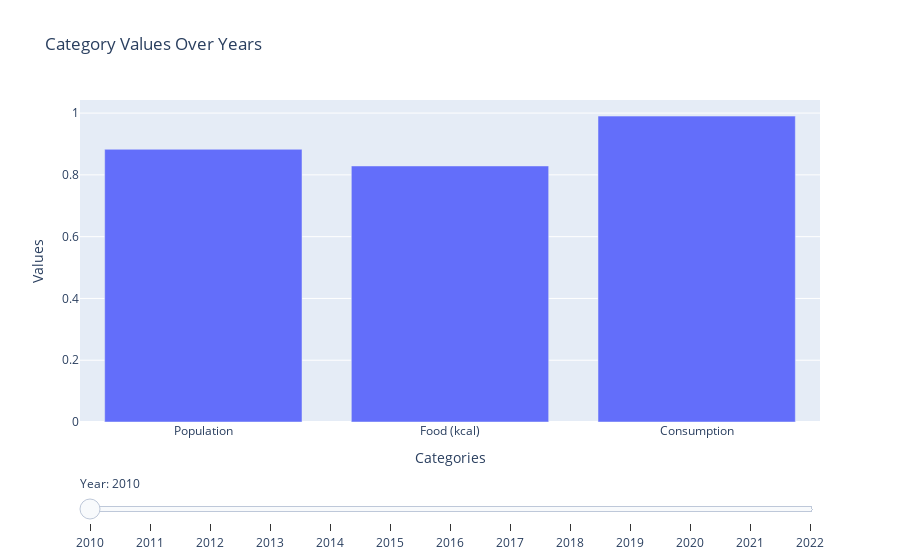

Notebook source saved alongside this figure:
### Code cell
import pandas as pd
import plotly.graph_objects as go
from plotly.subplots import make_subplots
from scipy.stats.mstats import gmean

# Sample DataFrame
df=data[(data['Item']=='Nutrient phosphate P2O5 (total)') & (data['Unit']=='t')].groupby('Year').aggregate({'Population':'sum', 'Food (kcal)':'sum','Consumption':'sum'}).reset_index()
df[['Population','Food (kcal)','Consumption']]=df[['Population','Food (kcal)','Consumption']]/df[['Population','Food (kcal)','Consumption']].max()


#df[['Population', 'Food (kcal)', 'Consumption']]=df[['Population', 'Food (kcal)', 'Consumption']]/gmean(df[['Population', 'Food (kcal)', 'Consumption']], axis=1).reshape((13,1))

# Create figure
fig = go.Figure()

# Add traces for each year
for year in df['Year']:
    fig.add_trace(go.Bar(
        x=df.columns[1:],  # Categories
        y=df[df['Year'] == year].values[0][1:],  # Values for that year
        name=str(year),
        visible=(year == df['Year'].iloc[0])  # Only first year visible initially
    ))

# Create slider steps
steps = []
for i, year in enumerate(df['Year']):
    step = {
        'method': 'update',
        'args': [
            {'visible': [j == i for j in range(len(df['Year']))]},  # Show only selected year's bars
            {'title': f"Year: {year}"}
        ],
        'label': str(year)
    }
    steps.append(step)

# Add slider
fig.update_layout(
    sliders=[{
        'active': 0,
        'currentvalue': {"prefix": "Year: "},
        'pad': {"t": 50},
        'steps': steps
    }],
    title="Category Values Over Years",
    xaxis_title="Categories",
    yaxis_title="Values",
    barmode='group',
    #yaxis_type="log",
)

fig.show()

### Figure 1 — Plotly figure (JSON) as saved in the notebook; plotly's stock layout.template omitted (floating-point values rounded to 4 significant figures)
{"data": [{"name": "2010", "type": "bar", "visible": true, "x": ["Population", "Food (kcal)", "Consumption"], "y": [0.8828, 0.8289, 0.9903]}, {"name": "2011", "type": "bar", "visible": false, "x": ["Population", "Food (kcal)", "Consumption"], "y": [0.8915, 0.8446, 0.9951]}, {"name": "2012", "type": "bar", "visible": false, "x": ["Population", "Food (kcal)", "Consumption"], "y": [0.9108, 0.8638, 0.9913]}, {"name": "2013", "type": "bar", "visible": false, "x": ["Population", "Food (kcal)", "Consumption"], "y": [0.9212, 0.875, 1.0]}, {"name": "2014", "type": "bar", "visible": false, "x": ["Population", "Food (kcal)", "Consumption"], "y": [0.9316, 0.8977, 0.9958]}, {"name": "2015", "type": "bar", "visible": false, "x": ["Population", "Food (kcal)", "Consumption"], "y": [0.9421, 0.909, 0.9741]}, {"name": "2016", "type": "bar", "visible": false, "x": ["Population", "Food (kcal)", "Consumption"], "y": [0.9522, 0.9201, 0.9497]}, {"name": "2017", "type": "bar", "visible": false, "x": ["Population", "Food (kcal)", "Consumption"], "y": [0.9623, 0.9376, 0.9725]}, {"name": "2018", "type": "bar", "visible": false, "x": ["Population", "Food (kcal)", "Consumption"], "y": [0.9721, 0.9504, 0.956]}, {"name": "2019", "type": "bar", "visible": false, "x": ["Population", "Food (kcal)", "Consumption"], "y": [0.9802, 0.9637, 0.9279]}, {"name": "2020", "type": "bar", "visible": false, "x": ["Population", "Food (kcal)", "Consumption"], "y": [0.9886, 0.9755, 0.999]}, {"name": "2021", "type": "bar", "visible": false, "x": ["Population", "Food (kcal)", "Consumption"], "y": [0.9957, 0.9908, 0.9582]}, {"name": "2022", "type": "bar", "visible": false, "x": ["Population", "Food (kcal)", "Consumption"], "y": [1.0, 1.0, 0.886]}], "layout": {"barmode": "group", "sliders": [{"active": 0, "currentvalue": {"prefix": "Year: "}, "pad": {"t": 50}, "steps": [{"args": [{"visible": [true, false, false, false, false, false, false, false, false, false, false, false, false]}, {"title": "Year: 2010"}], "label": "2010", "method": "update"}, {"args": [{"visible": [false, true, false, false, false, false, false, false, false, false, false, false, false]}, {"title": "Year: 2011"}], "label": "2011", "method": "update"}, {"args": [{"visible": [false, false, true, false, false, false, false, false, false, false, false, false, false]}, {"title": "Year: 2012"}], "label": "2012", "method": "update"}, {"args": [{"visible": [false, false, false, true, false, false, false, false, false, false, false, false, false]}, {"title": "Year: 2013"}], "label": "2013", "method": "update"}, {"args": [{"visible": [false, false, false, false, true, false, false, false, false, false, false, false, false]}, {"title": "Year: 2014"}], "label": "2014", "method": "update"}, {"args": [{"visible": [false, false, false, false, false, true, false, false, false, false, false, false, false]}, {"title": "Year: 2015"}], "label": "2015", "method": "update"}, {"args": [{"visible": [false, false, false, false, false, false, true, false, false, false, false, false, false]}, {"title": "Year: 2016"}], "label": "2016", "method": "update"}, {"args": [{"visible": [false, false, false, false, false, false, false, true, false, false, false, false, false]}, {"title": "Year: 2017"}], "label": "2017", "method": "update"}, {"args": [{"visible": [false, false, false, false, false, false, false, false, true, false, false, false, false]}, {"title": "Year: 2018"}], "label": "2018", "method": "update"}, {"args": [{"visible": [false, false, false, false, false, false, false, false, false, true, false, false, false]}, {"title": "Year: 2019"}], "label": "2019", "method": "update"}, {"args": [{"visible": [false, false, false, false, false, false, false, false, false, false, true, false, false]}, {"title": "Year: 2020"}], "label": "2020", "method": "update"}, {"args": [{"visible": [false, false, false, false, false, false, false, false, false, false, false, true, false]}, {"title": "Year: 2021"}], "label": "2021", "method": "update"}, {"args": [{"visible": [false, false, false, false, false, false, false, false, false, false, false, false, true]}, {"title": "Year: 2022"}], "label": "2022", "method": "update"}]}], "title": {"text": "Category Values Over Years"}, "xaxis": {"title": {"text": "Categories"}}, "yaxis": {"title": {"text": "Values"}}}}
